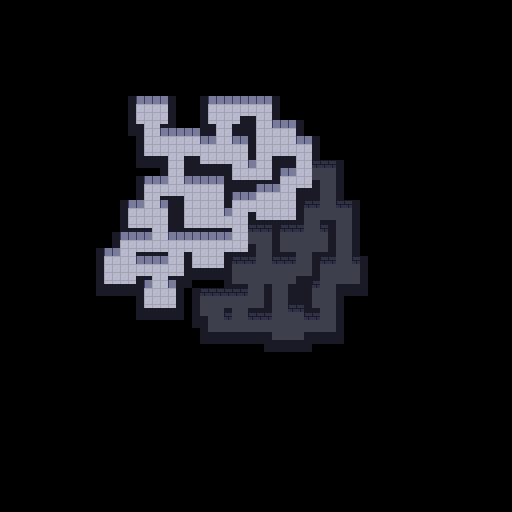

The image is a tile-based game level rendered from a .tmx file. Its description and source (layers, tilesets, objects; grid data summarised) follow:
An orthogonal 64x64 tile map with 8x8 px tiles, 3 tile layers (Background, Walls, Foreground) and 17 objects (16x enemy, player).

<map version="1.0" orientation="orthogonal" width="64" height="64" tilewidth="8" tileheight="8">
 <tileset firstgid="1" name="tileset" tilewidth="8" tileheight="8">
  <image source="tileset.png" width="32" height="32" />
 </tileset>
 <layer name="Background" width="64" height="64">
  <data>[4096 cells, 499 non-empty, 2 distinct tile ids]</data>
 </layer>
 <layer name="Walls" width="64" height="64">
  <data>[4096 cells, 302 non-empty, 3 distinct tile ids]</data>
 </layer>
 <layer name="Foreground" width="64" height="64">
  <data>[4096 cells, 302 non-empty, 2 distinct tile ids]</data>
 </layer>
 <objectgroup name="Entities" width="64" height="64">
  <object type="player" gid="13" x="130" y="218">
   <properties>
    <property name="direction" value="3" />
   </properties>
  </object>
  <object type="enemy" gid="13" x="153" y="118">
   <properties>
    <property name="direction" value="3" />
   </properties>
  </object>
  <object type="enemy" gid="13" x="200" y="209">
   <properties>
    <property name="direction" value="3" />
   </properties>
  </object>
  <object type="enemy" gid="13" x="188" y="228">
   <properties>
    <property name="direction" value="0" />
   </properties>
  </object>
  <object type="enemy" gid="13" x="195" y="270">
   <properties>
    <property name="direction" value="2" />
   </properties>
  </object>
  <object type="enemy" gid="13" x="172" y="252">
   <properties>
    <property name="direction" value="0" />
   </properties>
  </object>
  <object type="enemy" gid="13" x="156" y="304">
   <properties>
    <property name="direction" value="2" />
   </properties>
  </object>
  <object type="enemy" gid="13" x="115" y="280">
   <properties>
    <property name="direction" value="0" />
   </properties>
  </object>
  <object type="enemy" gid="13" x="284" y="188">
   <properties>
    <property name="direction" value="0" />
   </properties>
  </object>
  <object type="enemy" gid="13" x="220" y="129">
   <properties>
    <property name="direction" value="3" />
   </properties>
  </object>
  <object type="enemy" gid="13" x="282" y="276">
   <properties>
    <property name="direction" value="0" />
   </properties>
  </object>
  <object type="enemy" gid="13" x="238" y="335">
   <properties>
    <property name="direction" value="2" />
   </properties>
  </object>
  <object type="enemy" gid="13" x="325" y="304">
   <properties>
    <property name="direction" value="3" />
   </properties>
  </object>
  <object type="enemy" gid="13" x="300" y="244">
   <properties>
    <property name="direction" value="3" />
   </properties>
  </object>
  <object type="enemy" gid="13" x="337" y="264">
   <properties>
    <property name="direction" value="2" />
   </properties>
  </object>
  <object type="enemy" gid="13" x="204" y="157">
   <properties>
    <property name="direction" value="0" />
   </properties>
  </object>
  <object type="enemy" gid="13" x="275" y="155">
   <properties>
    <property name="direction" value="0" />
   </properties>
  </object>
 </objectgroup>
</map>